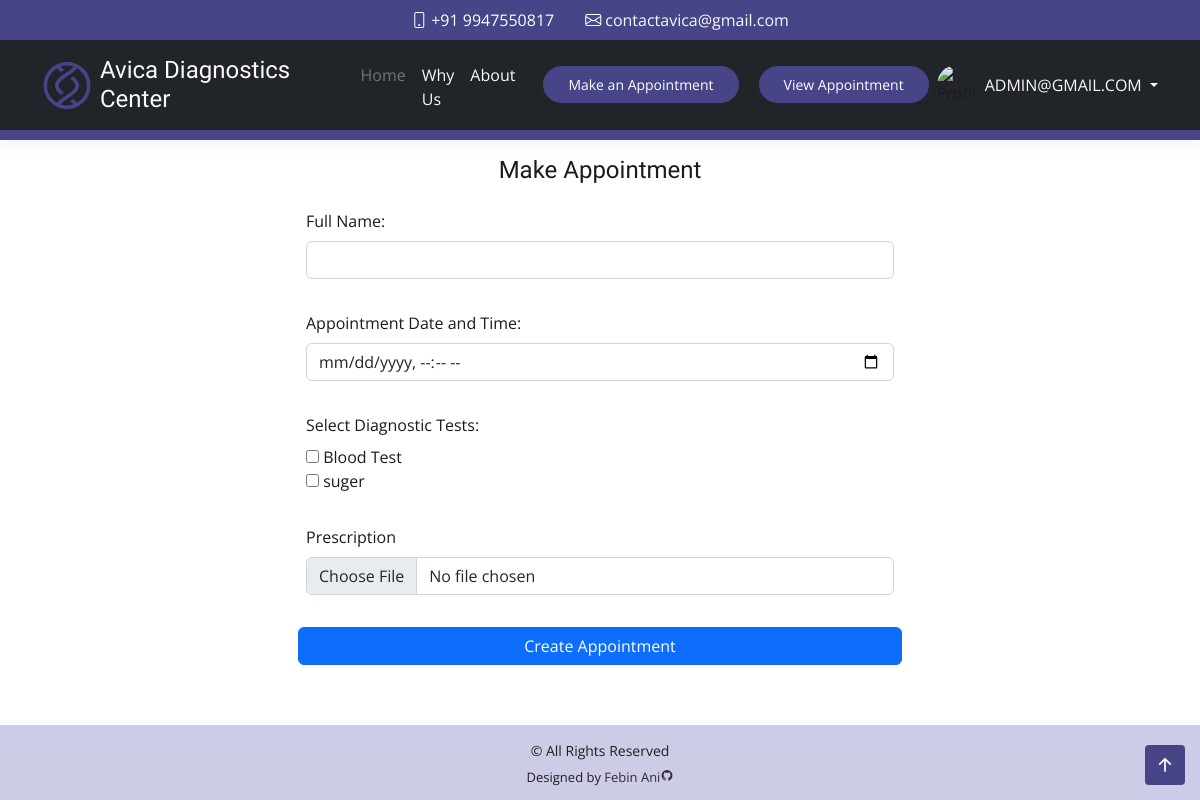
Page /appointment.php (signed in) on the earlier database version.
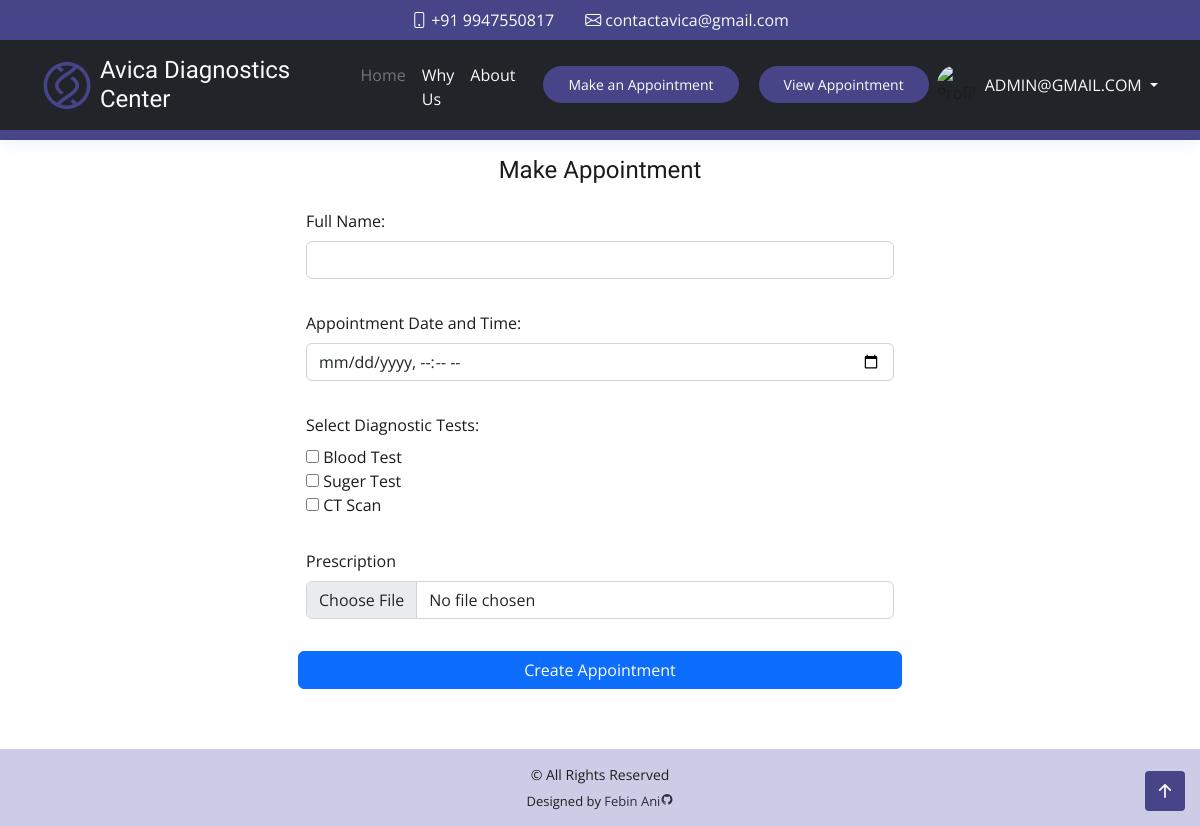
Same page on the later database version.
### tables this page shows
CREATE TABLE `tb_test` (
  `test_id` int(10) NOT NULL,
  `test_name` varchar(100) NOT NULL,
  `test_desc` varchar(400) NOT NULL,
  `price` int(30) NOT NULL
);

### appointment.php (the view, shortened to what this page needs)
<?php
include('constant/securityhome.php');
include('constant/topbar.php');
include('constant/header.php');
?>
<main id="main" class="main">
    <section class="section mt-5">
        <div class="row">
            <div class="mt-5 mx-auto col-10 col-md-8 col-lg-6">
                <form class="row g-3" method="POST" action="useraction-php/process_appointment.php" enctype="multipart/form-data">
                    <div class="text-center fs-4 ">
                        <h4>Make Appointment</h4>
                    </div>
                    <div class="mb-3">
                        <label for="name" class="form-label">Full Name:</label>
                        <input type="text" class="form-control" name="name">
                    </div>
                    <div class="mb-3">
                        <label for="schedule" class="form-label">Appointment Date and Time:</label>
                        <input type="datetime-local" class="form-control" name="schedule" min="<?php echo date('Y-m-d\TH:i'); ?>" required>
                    </div>
                    <div class="mb-3">
                        <label for="test_id" class="form-label">Select Diagnostic Tests:</label><br>
                        <?php
                        $sql = "SELECT test_id, test_name FROM tb_test";
                        $result = $conn->query($sql);
                        if ($result->num_rows > 0) {
                            while ($row = $result->fetch_assoc()) {
                                $test_id = $row['test_id'];
                                $test_name = $row['test_name'];
                        ?>
                        <input type="checkbox" name="test[]" value=" <?php echo $test_id; ?>"> <?php echo $test_name; ?><br>
                        <?php
                            }
                        } else {
                            echo "Error fetching test data: " . mysqli_error($conn);
                        } ?>
                    </div>
                    <div class="mb-3">
                        <label for="pres" class="form-label">Prescription</label>
                        <input type="file" class="form-control" name="pres">
                    </div>
                    <?php
                    if (isset($_SESSION['id'])) {
                    ?>
                        <button type="submit" class="btn btn-primary" name="create_appointment">Create Appointment</button>
                    <?php
                    } else {
                    ?>
                        <a href="admin/login.php" class="btn btn-primary" name="create_appointment">Create Appointment</a>
                    <?php
                        $_SESSION['success'] = "You Need Login to Continue";
                    }
                    ?>
            </div>
        </div>
    </section>
</main>
<?php
include('constant/footer.php');
?>

Differences in the rows shown:
removed tb_test: test_name "suger"
added tb_test: test_name "Suger Test"
added tb_test: test_name "CT Scan"
